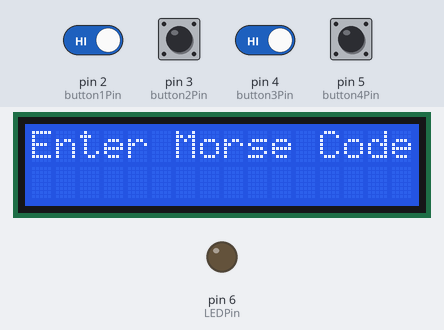
Recording of a sketch running on a simulated Arduino Uno, built with avr-gcc and run on an emulated ATmega328P. Parts: 16×2 character LCD, output pins drawn as LEDs (lit = HIGH). Inputs (shaded band) come from the test bench; at power-on: pin 2 (button1Pin), pin 3 (button2Pin), pin 4 (button3Pin), pin 5 (button4Pin) HIGH.

Above: at 1.2 s.
1.3 s: pin 5 (button4Pin) pulled LOW for 0.15 s
At 2.5 s:
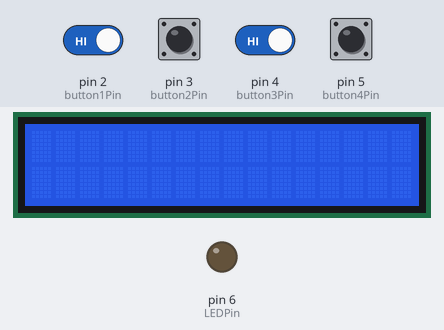
2.9 s: pin 2 (button1Pin) driven LOW and pin 4 (button3Pin) driven LOW
5.9 s: pin 3 (button2Pin) pulled LOW for 1 s
At 8.5 s:
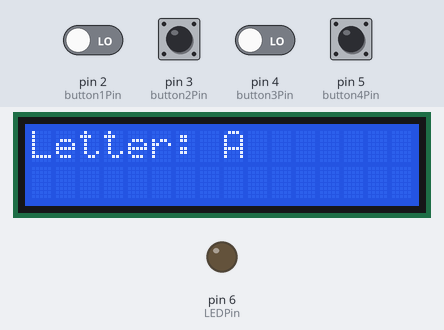
9.9 s: pin 5 (button4Pin) pulled LOW for 1 s
At 12.0 s:
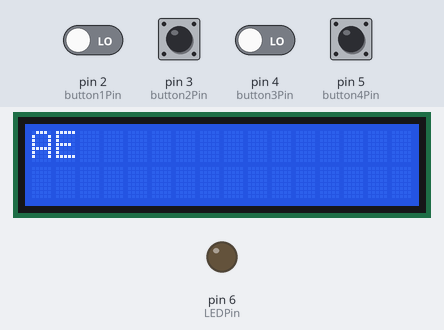
Timing chart, 0 to 13.5 s (numbered marks = the images above; inputs shaded):
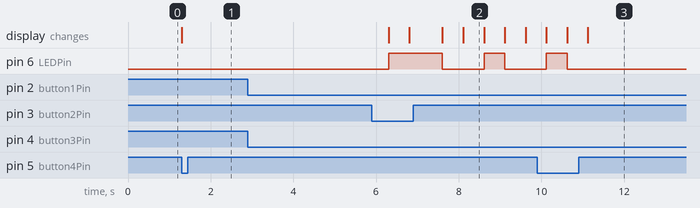

Measured:
- after the input at 1.3 s, the display: changes at once (image 1)
- after the input at 2.9 s, every drawn part: stays the same
- after the input at 9.9 s, pin 6 (LEDPin): goes on until 10.6 s, then stays LOW; the display: first differs from a run without the input after 1.2 s (image 3)
- what the display in image 2 shows lasts 0.5 s, from 8.1 s to 8.6 s

The sketch:

sketch.ino
```cpp
#include <LiquidCrystal.h>

LiquidCrystal lcd(12, 11, 10, 9, 8, 7);

const int button1Pin = 2;
const int button2Pin = 3;
const int button3Pin = 4;
const int button4Pin = 5;
const int LEDPin = 6;

// Morse code dictionary
String morseCodeAlphabet[26] = {
  ".-", "-...", "-.-.", "-..", ".", "..-.", "--.", "....", "..", ".---", "-.-", ".-..", "--", "-.", "---", ".--.", "--.-", ".-.", "...", "-", "..-", "...-", ".--", "-..-", "-.--", "--.."
};

String currentCode = ""; // Store the current Morse code input
String translated = "";   // Store the translated words

void setup() {
  lcd.begin(16, 2);
  pinMode(button1Pin, INPUT_PULLUP);
  pinMode(button2Pin, INPUT_PULLUP);
  pinMode(button3Pin, INPUT_PULLUP);
  pinMode(button4Pin, INPUT_PULLUP);
  pinMode(LEDPin, OUTPUT);
  lcd.print("Enter Morse Code:");
  lcd.setCursor(0, 1);
}

void loop() {
  int buttonState1 = digitalRead(button1Pin);
  int buttonState2 = digitalRead(button2Pin);
  int buttonState3 = digitalRead(button3Pin);
  int buttonState4 = digitalRead(button4Pin);

  if (buttonState1 == LOW) {
    buttonPress(".", 500);
  }
  if (buttonState2 == LOW) {
    buttonPress("-", 800);
  }
  if (buttonState3 == LOW) {
    delay(500);
    currentCode += " ";
    lcd.print(" ");
  }
  if (buttonState4 == LOW) {
    displayResult();
  }

  if (currentCode.endsWith(" ")) {
    interpretCode(currentCode);
    currentCode = "";
  }
}

void buttonPress(String code, int duration) {
  digitalWrite(LEDPin, HIGH);
  delay(duration);
  digitalWrite(LEDPin, LOW);
  currentCode += code;
  lcd.print(code);
}

void displayResult() {
  lcd.clear();
  lcd.print(translated);
  delay(5000);
  translated = "";
  lcd.clear();
  lcd.print("Enter Morse Code:");
  lcd.setCursor(0, 1);
}

void interpretCode(String code) {
  code.trim();  // Remove spaces

  if (code == "") {
    translated += " ";
  } else {
    bool valid = false; // Flag to check if the code is valid
    for (int i = 0; i < 26; i++) {
      if (code == morseCodeAlphabet[i]) {
        lcd.clear();
        lcd.print("Letter: ");
        lcd.print(char('A' + i));
        delay(500);
        translated += char('A' + i);
        valid = true;
        break; // Exit the loop when a valid code is found
      }
    }

    if (!valid) {
      lcd.clear();
      lcd.print("Invalid code");
      delay(1000);
    }
  }

  lcd.clear();
  lcd.print("Enter Morse Code:");
  lcd.setCursor(0, 1);
}
```
